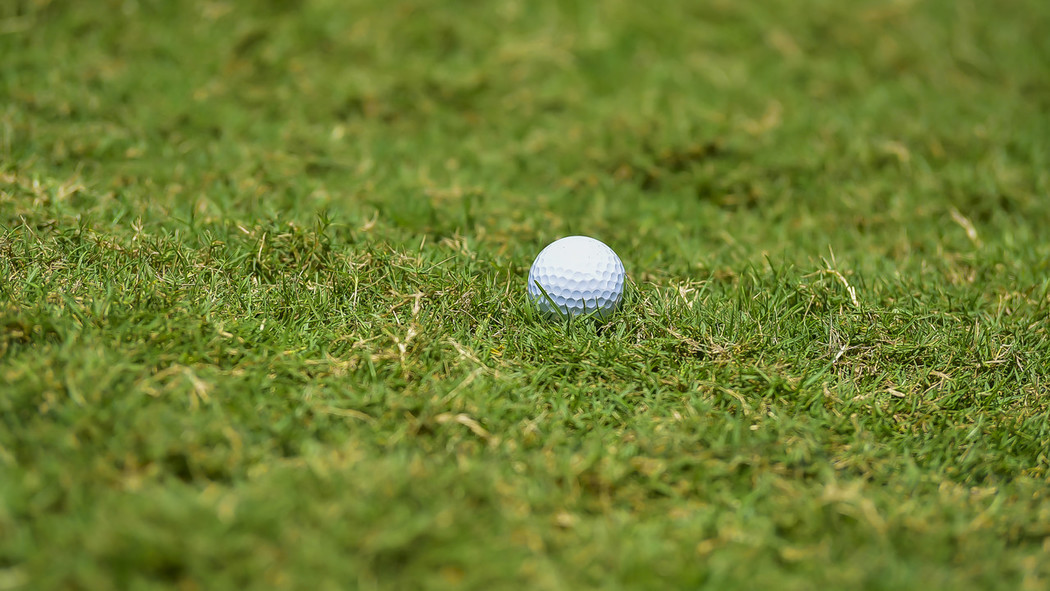
#> input picture assignment2/golf.jpg, 1050 x 591 px
$ python a2.py   (older library calls are emulated)
#> lines starting #> are read from the running program, lines starting #| are printed output that depends on the picture; after the words box and inside, x2 and y2 are one past the last pixel; in counts of white or black regions, pixels touching at a corner belong together
##################################################################################
#Image Processing Assignment2
# For Assignment2, I will using python code to segemnet white ball from grass
# and extrac the white ball and replace it by grass
# author = Minhui Chen
# DT228
# Student No: D17125347
#################################################################################
import numpy as np
import cv2
import easygui
from matplotlib import pyplot as plt

#read image
f = easygui.fileopenbox()
#> the answer given: golf.jpg
I = cv2.imread(f)
#> I is the input picture: shape (591, 1050, 3); mean B, G, R 47.4, 125.9, 110.4
img = cv2.GaussianBlur(I,(3,3),0)

#convert the image to grayscale
G = cv2.cvtColor(img, cv2.COLOR_BGR2GRAY)
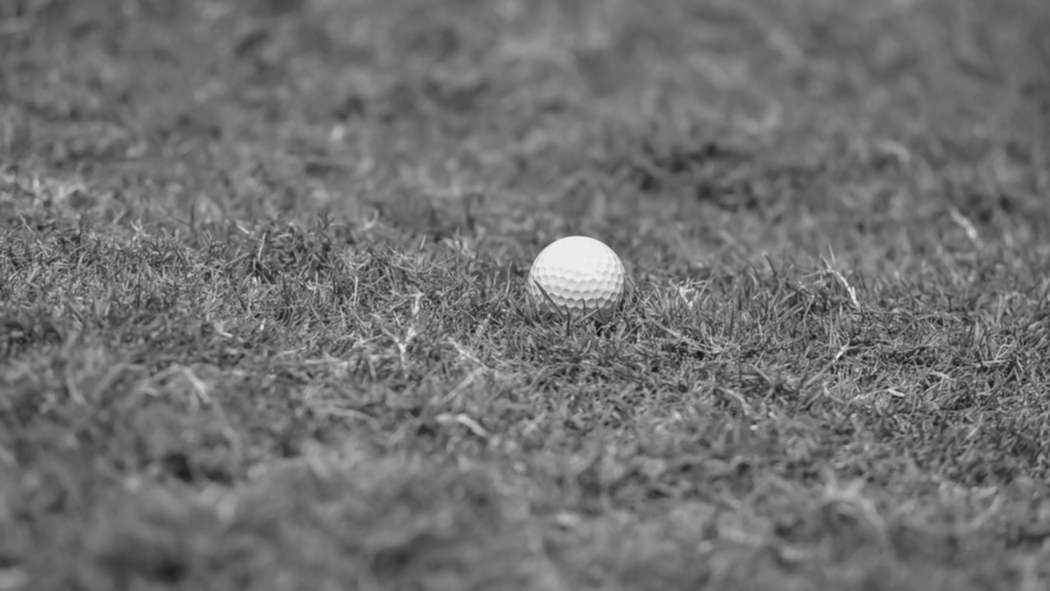
#> G: shape (591, 1050); min 12, max 239, mean 112.4
# [6 lines of commented-out code are left out]

edge=cv2.Canny(G, 240, 250)
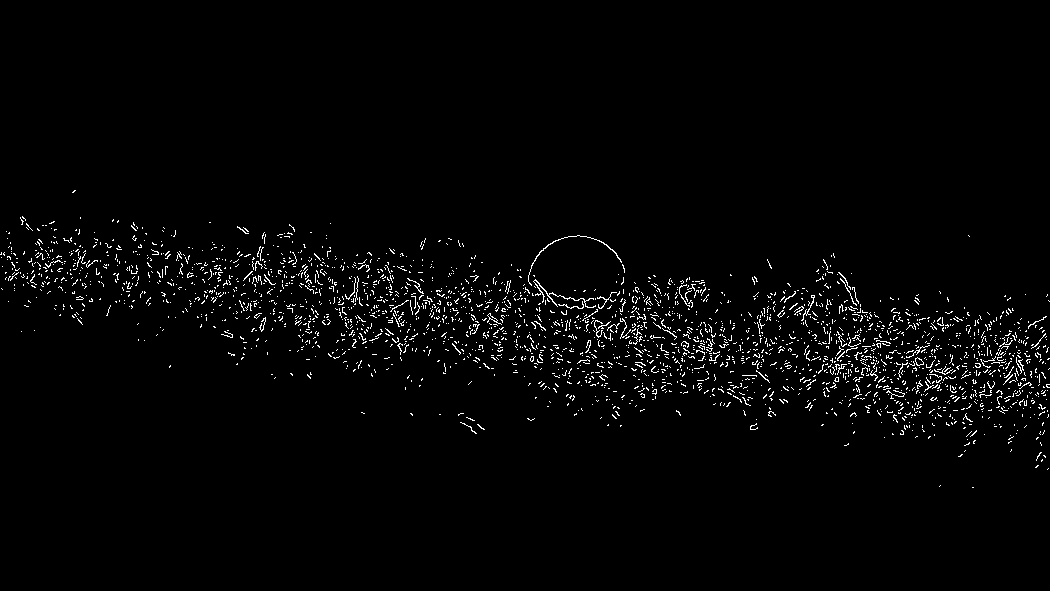
#> edge: shape (591, 1050); 2.1% white in thin lines or dots, all inside (x1, y1, x2, y2) = (0, 190, 1050, 488)


lower_white = np.array([0,0,0])
upper_white = np.array([0,0,0])
mask = cv2.inRange(I, lower_white, upper_white)
#> mask: shape (591, 1050); every value is 0


# [26 lines of commented-out code are left out]
cv2.imshow('Image', edge)
cv2.imshow('Image', mask)
cv2.waitKey()

$ run again, on assignment2/spottheball.jpg
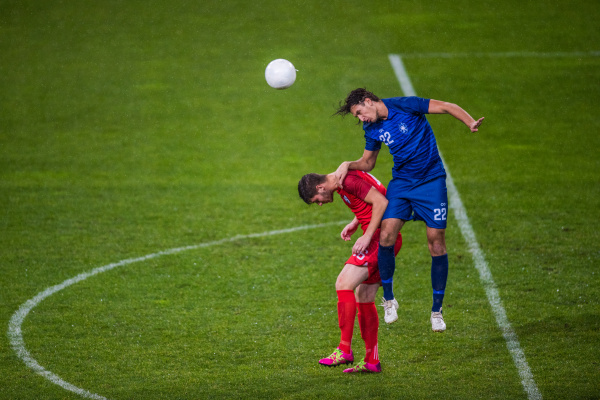
#> input picture assignment2/spottheball.jpg, 600 x 400 px
#> I is the input picture: shape (400, 600, 3); mean B, G, R 33.7, 101.1, 82.5
#> `G = cv2.cvtColor(img, cv2.COLOR_BGR2GRAY)`:
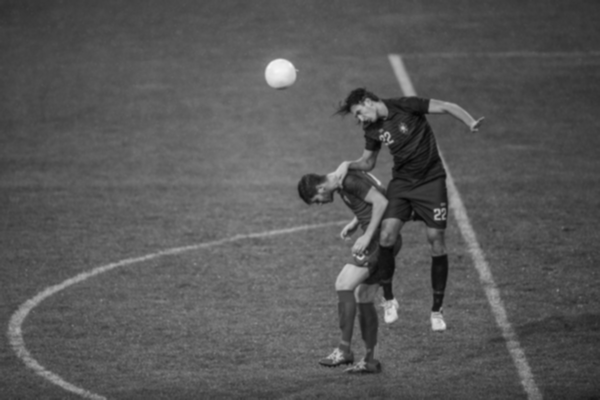
#> G: shape (400, 600); min 4, max 246, mean 87.9
#> `edge=cv2.Canny(G, 240, 250)`:
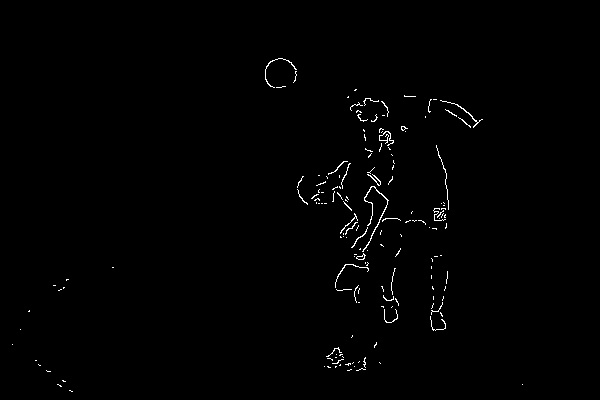
#> edge: shape (400, 600); 0.77% white in thin lines or dots, all inside (x1, y1, x2, y2) = (12, 58, 523, 392)
#> mask: shape (400, 600); every value is 0
